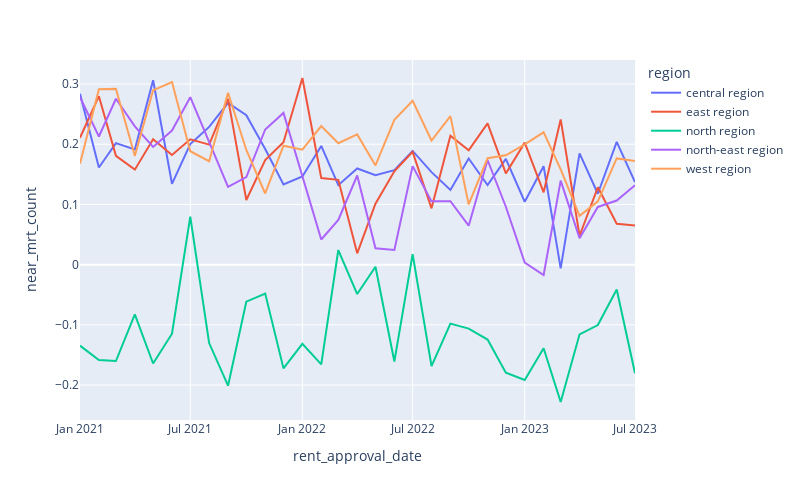

Notebook cell for this chart:
### Markdown cell above
## MRT information

### Code cell
train_df_cleaned_final.groupby(['rent_approval_date', 'region'])[['psqm', 'near_mrt_count']].corr().iloc[0::2,-1].reset_index().plot.line(x='rent_approval_date', y='near_mrt_count', color='region', width=800, height=500)

### Figure 1 — Plotly figure (JSON) as saved in the notebook; plotly's stock layout.template omitted (floating-point values rounded to 4 significant figures)
{"data": [{"hovertemplate": "region=central region<br>rent_approval_date=%{x}<br>near_mrt_count=%{y}<extra></extra>", "legendgroup": "central region", "line": {"color": "#636efa", "dash": "solid"}, "marker": {"symbol": "circle"}, "mode": "lines", "name": "central region", "orientation": "v", "showlegend": true, "type": "scatter", "x": ["2021-01", "2021-02", "2021-03", "2021-04", "2021-05", "2021-06", "2021-07", "2021-08", "2021-09", "2021-10", "2021-11", "2021-12", "2022-01", "2022-02", "2022-03", "2022-04", "2022-05", "2022-06", "2022-07", "2022-08", "2022-09", "2022-10", "2022-11", "2022-12", "2023-01", "2023-02", "2023-03", "2023-04", "2023-05", "2023-06", "2023-07"], "xaxis": "x", "y": [0.2837, 0.1613, 0.2018, 0.1914, 0.3062, 0.1343, 0.2004, 0.2288, 0.2686, 0.2483, 0.1919, 0.1331, 0.1464, 0.1972, 0.1321, 0.1598, 0.1486, 0.1569, 0.1889, 0.1536, 0.1242, 0.1762, 0.1323, 0.1756, 0.1045, 0.1636, -0.006291, 0.1849, 0.1177, 0.204, 0.137], "yaxis": "y"}, {"hovertemplate": "region=east region<br>rent_approval_date=%{x}<br>near_mrt_count=%{y}<extra></extra>", "legendgroup": "east region", "line": {"color": "#EF553B", "dash": "solid"}, "marker": {"symbol": "circle"}, "mode": "lines", "name": "east region", "orientation": "v", "showlegend": true, "type": "scatter", "x": ["2021-01", "2021-02", "2021-03", "2021-04", "2021-05", "2021-06", "2021-07", "2021-08", "2021-09", "2021-10", "2021-11", "2021-12", "2022-01", "2022-02", "2022-03", "2022-04", "2022-05", "2022-06", "2022-07", "2022-08", "2022-09", "2022-10", "2022-11", "2022-12", "2023-01", "2023-02", "2023-03", "2023-04", "2023-05", "2023-06", "2023-07"], "xaxis": "x", "y": [0.2107, 0.2798, 0.1808, 0.1578, 0.2081, 0.1822, 0.2081, 0.1993, 0.2754, 0.1073, 0.1737, 0.2034, 0.31, 0.1439, 0.1409, 0.01886, 0.1012, 0.1551, 0.1874, 0.09347, 0.214, 0.1898, 0.2346, 0.1515, 0.2027, 0.1202, 0.2412, 0.04798, 0.1285, 0.06782, 0.06505], "yaxis": "y"}, {"hovertemplate": "region=north region<br>rent_approval_date=%{x}<br>near_mrt_count=%{y}<extra></extra>", "legendgroup": "north region", "line": {"color": "#00cc96", "dash": "solid"}, "marker": {"symbol": "circle"}, "mode": "lines", "name": "north region", "orientation": "v", "showlegend": true, "type": "scatter", "x": ["2021-01", "2021-02", "2021-03", "2021-04", "2021-05", "2021-06", "2021-07", "2021-08", "2021-09", "2021-10", "2021-11", "2021-12", "2022-01", "2022-02", "2022-03", "2022-04", "2022-05", "2022-06", "2022-07", "2022-08", "2022-09", "2022-10", "2022-11", "2022-12", "2023-01", "2023-02", "2023-03", "2023-04", "2023-05", "2023-06", "2023-07"], "xaxis": "x", "y": [-0.1346, -0.1584, -0.16, -0.08245, -0.1642, -0.1148, 0.07975, -0.1302, -0.2011, -0.06146, -0.04801, -0.1723, -0.1317, -0.1656, 0.02429, -0.04885, -0.003469, -0.161, 0.01738, -0.1686, -0.09793, -0.1063, -0.1245, -0.1795, -0.1916, -0.1388, -0.2281, -0.1157, -0.1003, -0.04121, -0.1803], "yaxis": "y"}, {"hovertemplate": "region=north-east region<br>rent_approval_date=%{x}<br>near_mrt_count=%{y}<extra></extra>", "legendgroup": "north-east region", "line": {"color": "#ab63fa", "dash": "solid"}, "marker": {"symbol": "circle"}, "mode": "lines", "name": "north-east region", "orientation": "v", "showlegend": true, "type": "scatter", "x": ["2021-01", "2021-02", "2021-03", "2021-04", "2021-05", "2021-06", "2021-07", "2021-08", "2021-09", "2021-10", "2021-11", "2021-12", "2022-01", "2022-02", "2022-03", "2022-04", "2022-05", "2022-06", "2022-07", "2022-08", "2022-09", "2022-10", "2022-11", "2022-12", "2023-01", "2023-02", "2023-03", "2023-04", "2023-05", "2023-06", "2023-07"], "xaxis": "x", "y": [0.2781, 0.2129, 0.2756, 0.2297, 0.1955, 0.2226, 0.2782, 0.2033, 0.1293, 0.1455, 0.2245, 0.252, 0.1456, 0.0418, 0.07438, 0.1481, 0.02714, 0.02445, 0.1637, 0.1051, 0.1054, 0.06473, 0.1738, 0.09614, 0.003532, -0.01717, 0.1395, 0.04383, 0.09586, 0.1064, 0.132], "yaxis": "y"}, {"hovertemplate": "region=west region<br>rent_approval_date=%{x}<br>near_mrt_count=%{y}<extra></extra>", "legendgroup": "west region", "line": {"color": "#FFA15A", "dash": "solid"}, "marker": {"symbol": "circle"}, "mode": "lines", "name": "west region", "orientation": "v", "showlegend": true, "type": "scatter", "x": ["2021-01", "2021-02", "2021-03", "2021-04", "2021-05", "2021-06", "2021-07", "2021-08", "2021-09", "2021-10", "2021-11", "2021-12", "2022-01", "2022-02", "2022-03", "2022-04", "2022-05", "2022-06", "2022-07", "2022-08", "2022-09", "2022-10", "2022-11", "2022-12", "2023-01", "2023-02", "2023-03", "2023-04", "2023-05", "2023-06", "2023-07"], "xaxis": "x", "y": [0.1677, 0.2912, 0.2919, 0.1803, 0.2897, 0.3034, 0.1884, 0.1718, 0.2856, 0.1904, 0.1182, 0.1975, 0.191, 0.2303, 0.2017, 0.2164, 0.1648, 0.2405, 0.2723, 0.2061, 0.2467, 0.1, 0.1767, 0.1815, 0.1996, 0.2198, 0.1581, 0.0811, 0.1051, 0.1765, 0.172], "yaxis": "y"}], "layout": {"height": 500, "legend": {"title": {"text": "region"}, "tracegroupgap": 0}, "margin": {"t": 60}, "width": 800, "xaxis": {"anchor": "y", "domain": [0, 1], "title": {"text": "rent_approval_date"}}, "yaxis": {"anchor": "x", "domain": [0, 1], "title": {"text": "near_mrt_count"}}}}
